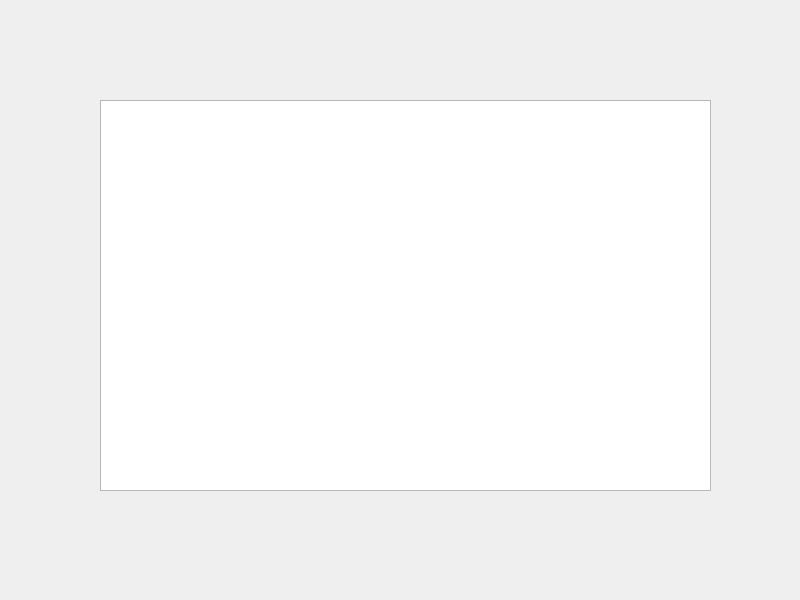
<?xml version="1.0" encoding="UTF-8"?>
<ui version="4.0">
 <class>charter</class>
 <widget class="QMainWindow" name="charter">
  <property name="geometry">
   <rect>
    <x>0</x>
    <y>0</y>
    <width>800</width>
    <height>600</height>
   </rect>
  </property>
  <property name="windowTitle">
   <string>選擇圖表</string>
  </property>
  <widget class="QWidget" name="centralwidget">
   <widget class="QTableView" name="tableView">
    <property name="geometry">
     <rect>
      <x>100</x>
      <y>100</y>
      <width>611</width>
      <height>391</height>
     </rect>
    </property>
   </widget>
  </widget>
 </widget>
 <resources/>
 <connections/>
</ui>
